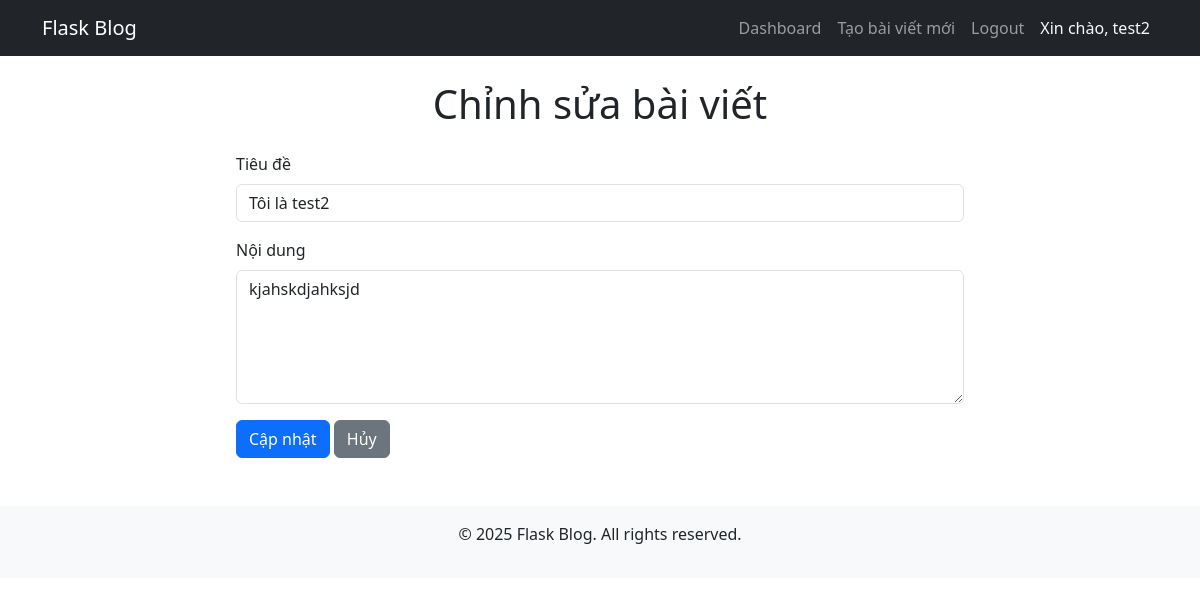
Page /edit-post/3 (signed in) on the earlier database version.
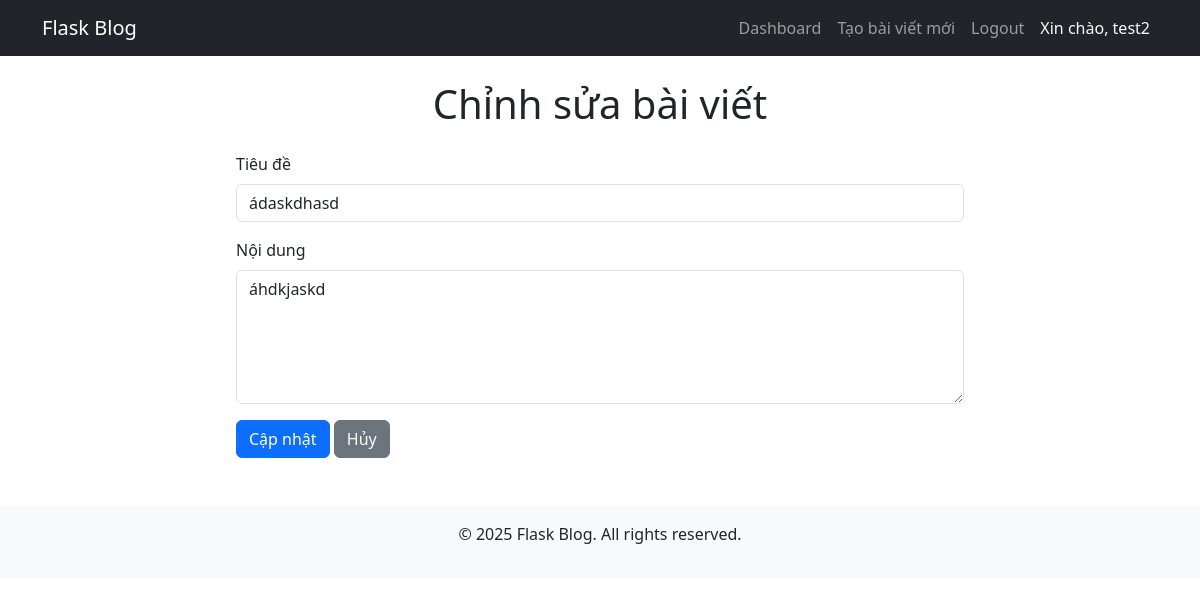
Same page on the later database version.
### website/models.py (models this page shows, shortened)
class Post(db.Model):
    id = db.Column(db.Integer, primary_key=True)
    user_id = db.Column(db.Integer, db.ForeignKey('user.id'), nullable=False)
    title = db.Column(db.String(200), nullable=False)
    content = db.Column(db.Text, nullable=False)
    image_url = db.Column(db.String(300), default='https://picsum.photos/800/400')
    created_at = db.Column(db.DateTime, default=datetime.utcnow)
    comments = db.relationship('Comment', backref='post', lazy=True, cascade="all, delete-orphan")

### website/views.py (the view)
@views.route('/edit-post/<int:post_id>', methods=['GET', 'POST'])
@login_required
def edit_post(post_id):
    post = Post.query.get_or_404(post_id)
    if post.user_id != current_user.id:
        flash('Bạn không có quyền chỉnh sửa bài viết này.', 'error')
        return redirect(url_for('views.dashboard'))
    if request.method == 'POST':
        post.title = request.form['title']
        post.content = request.form['content']
        db.session.commit()
        flash('Bài viết đã được cập nhật!', 'success')
        return redirect(url_for('views.dashboard'))
    return render_template('edit_post.html', user=current_user, post=post)

### website/__init__.py (called while the page is built)
def create_app():
    app = Flask(__name__)
    app.config['SECRET_KEY'] = 'mysecretkey'
    app.config['SQLALCHEMY_DATABASE_URI'] = f'sqlite:///{DB_NAME}'
    db.init_app(app)
    from .views import views
    from .auth import auth
    app.register_blueprint(views, url_prefix='/')
    app.register_blueprint(auth, url_prefix='/')
    from .models import User
    login_manager = LoginManager()
    login_manager.login_view = 'auth.login'
    login_manager.init_app(app)
    @login_manager.user_loader
    def load_user(user_id):
        return User.query.get(int(user_id))
    create_database(app)
    return app

### website/templates/edit_post.html
{% extends "base.html" %}
{% block content %}
<div class="container">
    <div class="col-md-8 offset-md-2">
        <h1 class="text-center my-4">Chỉnh sửa bài viết</h1>
        <form method="POST">
            <div class="mb-3">
                <label for="title" class="form-label">Tiêu đề</label>
                <input type="text" class="form-control" id="title" name="title" value="{{ post.title }}" required>
            </div>
            <div class="mb-3">
                <label for="content" class="form-label">Nội dung</label>
                <textarea class="form-control" id="content" name="content" rows="5" required>{{ post.content }}</textarea>
            </div>
            <button type="submit" class="btn btn-primary">Cập nhật</button>
            <a href="{{ url_for('views.dashboard') }}" class="btn btn-secondary">Hủy</a>
        </form>
    </div>
</div>
{% endblock %}

Differences in the rows shown:
changed Post: title "Tôi là test2" → "ádaskdhasd"; content "kjahskdjahksjd" → "áhdkjaskd"
